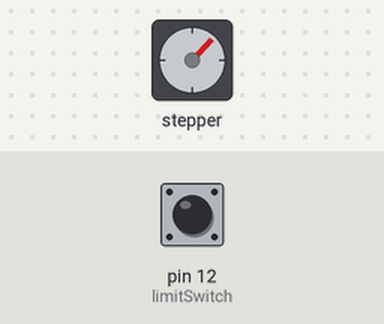
The sketch below on a simulated Arduino Uno, built with avr-gcc and run on an emulated ATmega328P. Shown: stepper motor. Inputs (shaded band) come from the test bench; at power-on: pin 12 (limitSwitch) HIGH. Stepper angles assume 4096 steps per turn.

Above: at 1.2 s.
1.3 s: pin 12 (limitSwitch) pulled LOW for 3.2 s
At 1.3 s:
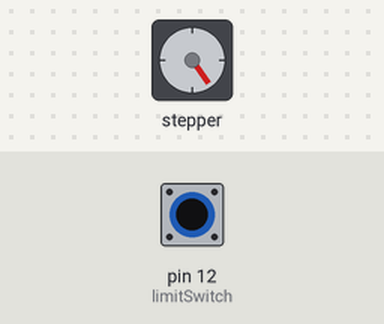
6.9 s: pin 12 (limitSwitch) pulled LOW for 0.15 s
At 9.9 s:
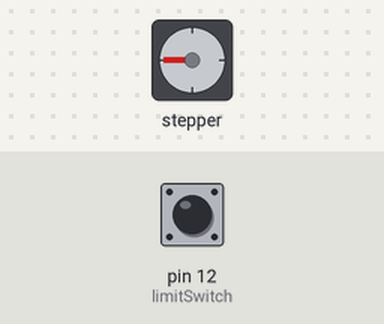
10.0 s: pin 12 (limitSwitch) pulled LOW for 1 s
At 11.23 s:
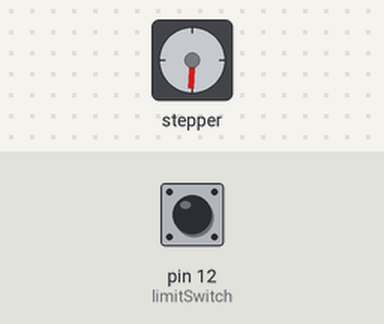
Timing chart, 0 to 26.0 s (numbered marks = the images above; inputs shaded):
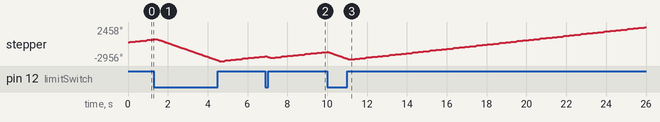

The sketch:

Test-Stepper_Motor.ino
```cpp
// Griffin White
// 2-13-2022
// Spring 2022 Contract Course
// Test Stepper Motor

/*  This program will test the operaation of the carburetor stepper motor.
 *  It will completely close the throttle, completely open the throttle, pause, and then repeat the cycle. */

#include "CheapStepper.h"   // Stepper motor control library.

// Pins for each input of the stepper motor driver.
const int in1 = 38, in2 = 40, in3 = 42, in4 = 44;
// Pin for the limit switch.
const int limitSwitch = 12;

// Flag for which direction the stepper motor will rotate.
boolean directionFlag = true;

// CheapSteppr object, initialized with the appropriate pin numbers.
CheapStepper stepperMotor(in1, in2, in3, in4);

void setup() {
  // Setting the limitSwitch pinMode to INPUT_PULLUP.
  pinMode(limitSwitch,INPUT_PULLUP);

}

void loop() {
  // Loop which will cycle 1150 times. There are ~ 1150 motor steps between fully closed and fully open throttle.
  for (int steps = 0; steps < 1150; steps ++){
    // Rotating the motor one step.
    stepperMotor.step(directionFlag);
    // If the limit switch has been actiavted / throttle is completely closed.
    if (digitalRead(limitSwitch) == LOW){
      // Set the direction flag to false. This will case the stepper to open the throttle.
      directionFlag = false;
      // Reset the number of steps remaining.
      steps = 0;
    }
    //delay(5);
  }

  // Brief pause.
  delay(200);
  // Set the direction flag to true. This will cause the stepper to close the throttle.
  directionFlag = true;
}
```
